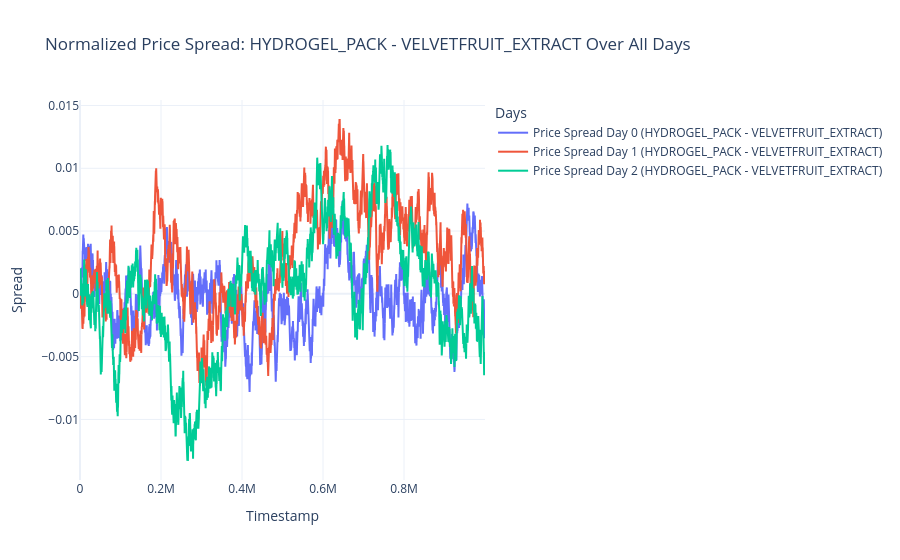

Notebook code for this chart:
### Code cell
# Normalized Price Spread Analysis
days = [0, 1, 2]

# Create the Interactive Plotly Figure outside the loop
fig = go.Figure()

for day in days:
    # Filter for both products
    subset = df_total[(df_total['product'].isin(["HYDROGEL_PACK", "VELVETFRUIT_EXTRACT"])) & (df_total['day'] == day)].copy()
    
    if subset.empty:
        print(f"Skipping day {day}: No data found.")
        continue
    
    # Handle Mid Price
    subset['mid_price'] = subset['mid_price'].replace(0, np.nan)

    # Compute normalized prices for each product
    hydro_df = None
    velvet_df = None
    
    for product in ["HYDROGEL_PACK", "VELVETFRUIT_EXTRACT"]:
        prod_subset = subset[subset['product'] == product].copy()
        
        if prod_subset.empty:
            continue
        
        # Normalize price: divide by the first non-NaN mid_price
        first_price = prod_subset['mid_price'].dropna().iloc[0] if not prod_subset['mid_price'].dropna().empty else 1
        prod_subset['normalized_price'] = prod_subset['mid_price'] / first_price
        
        if product == "HYDROGEL_PACK":
            hydro_df = prod_subset[['timestamp', 'normalized_price']].rename(columns={'normalized_price': 'hydro_norm'})
        else:
            velvet_df = prod_subset[['timestamp', 'normalized_price']].rename(columns={'normalized_price': 'velvet_norm'})
    
    # Merge the dataframes on timestamp
    if hydro_df is not None and velvet_df is not None:
        merged = pd.merge(hydro_df, velvet_df, on='timestamp', how='outer').sort_values('timestamp')
        merged['spread'] = merged['hydro_norm'] - merged['velvet_norm']
        
        # Add trace for spread
        fig.add_trace(go.Scatter(x=merged['timestamp'], y=merged['spread'], 
                                 name=f'Price Spread Day {day} (HYDROGEL_PACK - VELVETFRUIT_EXTRACT)', mode='lines'))
        
    else:
        print(f"Data missing for one or both products on day {day}.")

# Layout Customization
fig.update_layout(
    title='Normalized Price Spread: HYDROGEL_PACK - VELVETFRUIT_EXTRACT Over All Days',
    xaxis_title='Timestamp',
    yaxis_title='Spread',
    legend_title='Days',
    template='plotly_white',
    hovermode='x unified'
)

fig.show()

### Figure 1 — Plotly figure (JSON) as saved in the notebook; plotly's stock layout.template omitted (floating-point values rounded to 4 significant figures; data arrays with more than 128 entries replaced by an {"elided": "..."} marker saying what was removed)
{"data": [{"mode": "lines", "name": "Price Spread Day 0 (HYDROGEL_PACK - VELVETFRUIT_EXTRACT)", "type": "scatter", "x": {"elided": "10000 int values"}, "y": {"elided": "10000 float values"}}, {"mode": "lines", "name": "Price Spread Day 1 (HYDROGEL_PACK - VELVETFRUIT_EXTRACT)", "type": "scatter", "x": {"elided": "10000 int values"}, "y": {"elided": "10000 float values"}}, {"mode": "lines", "name": "Price Spread Day 2 (HYDROGEL_PACK - VELVETFRUIT_EXTRACT)", "type": "scatter", "x": {"elided": "10000 int values"}, "y": {"elided": "10000 float values"}}], "layout": {"hovermode": "x unified", "legend": {"title": {"text": "Days"}}, "title": {"text": "Normalized Price Spread: HYDROGEL_PACK - VELVETFRUIT_EXTRACT Over All Days"}, "xaxis": {"title": {"text": "Timestamp"}}, "yaxis": {"title": {"text": "Spread"}}}}
